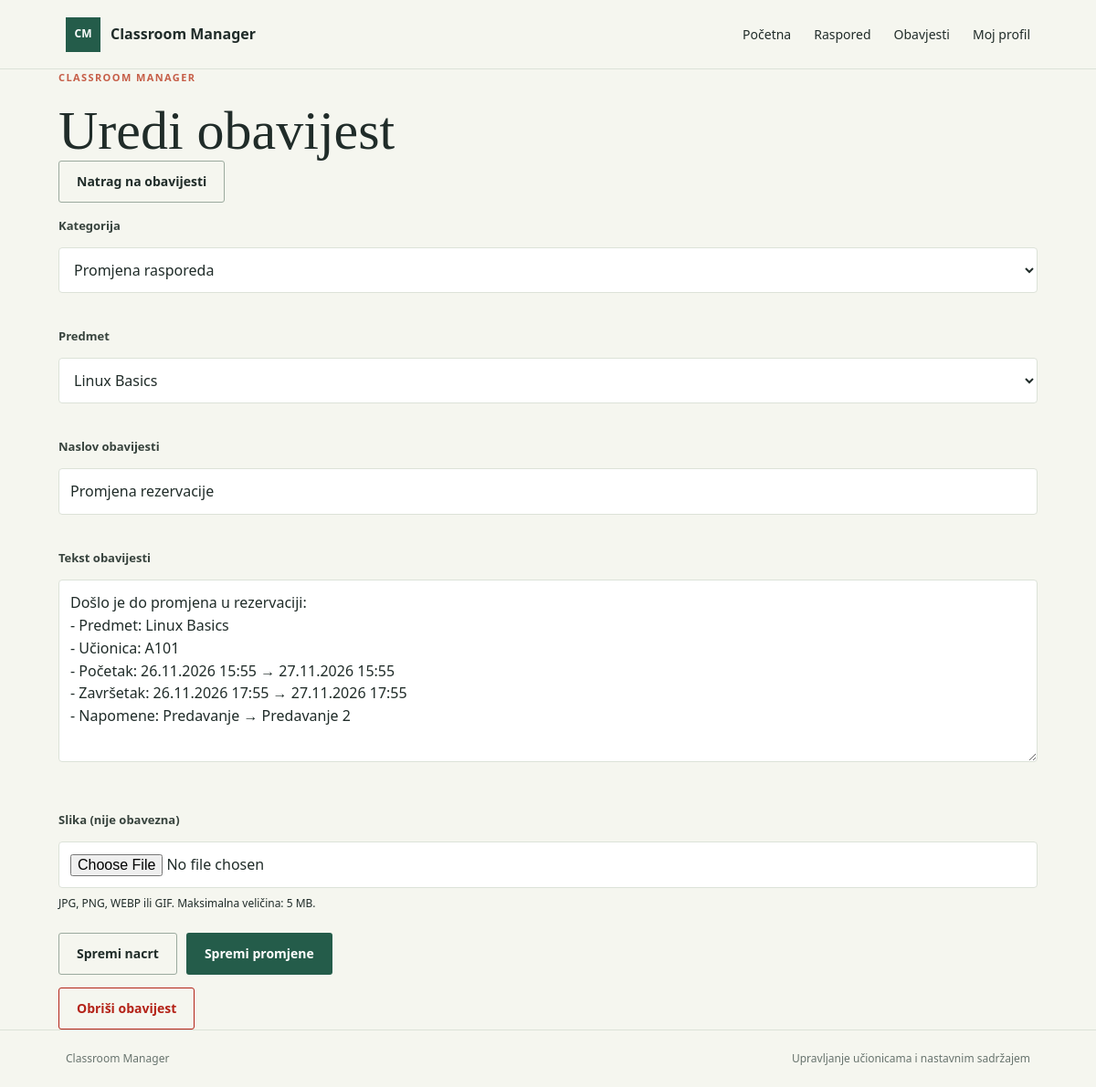
The app's page /edit_post.php?id=38 (signed in) with its own data.
### tables this page shows
CREATE TABLE `notifications` (
  `id` int(11) NOT NULL,
  `subject_id` int(11) DEFAULT NULL,
  `professor_id` int(11) NOT NULL,
  `title` varchar(255) NOT NULL,
  `message` text NOT NULL,
  `created_at` timestamp NOT NULL DEFAULT current_timestamp(),
  `image` varchar(255) DEFAULT NULL,
  `category_id` int(11) NOT NULL,
  `is_draft` tinyint(1) NOT NULL DEFAULT 0
);

CREATE TABLE `categories` (
  `id` int(11) NOT NULL,
  `name` varchar(100) NOT NULL
);

CREATE TABLE `subjects` (
  `id` int(11) NOT NULL,
  `name` varchar(150) NOT NULL
);

### edit_post.php (called while the page is built, shortened)
<?php
require_once __DIR__ . '/config.php';
require_once __DIR__ . '/functions.php';
$notificationId = filter_var(
    $_POST['notification_id'] ?? $_GET['id'] ?? null,
    FILTER_VALIDATE_INT
);
$findNotification = db()->prepare(
    'SELECT id, subject_id, professor_id, category_id, title, message, image, is_draft '
    . 'FROM notifications WHERE id = :id LIMIT 1'
);
$findNotification->execute(['id' => $notificationId]);
$notification = $findNotification->fetch(PDO::FETCH_ASSOC);
$categories = db()->query('SELECT id, name FROM categories ORDER BY name')->fetchAll(PDO::FETCH_ASSOC);
$subjectsQuery = db()->prepare(
    'SELECT s.id, s.name FROM subjects s '
    . 'INNER JOIN user_subjects us ON us.subject_id = s.id '
    . 'WHERE us.user_id = :user_id ORDER BY s.name'
);
$subjectsQuery->execute(['user_id' => $notification['professor_id']]);
$subjects = $subjectsQuery->fetchAll(PDO::FETCH_ASSOC);
$title = (string) ($_POST['title'] ?? $notification['title']);
$message = (string) ($_POST['message'] ?? $notification['message']);
$categoryId = (int) ($_POST['category_id'] ?? $notification['category_id']);
$subjectId = (int) ($_POST['subject_id'] ?? $notification['subject_id'] ?? 0);
require __DIR__ . '/header.php';
$formHeading = 'Uredi obavijest';
$formAction = 'edit_post.php?id=' . (int) $notificationId;
$formSubmitLabel = (int) $notification['is_draft'] === 1 ? 'Objavi' : 'Spremi promjene';
$formTitle = $title;
$formMessage = $message;
$formCategoryId = $categoryId;
$formSubjectId = $subjectId;
$formImage = $notification['image'];
$formNotificationId = (int) $notificationId;
require __DIR__ . '/post_form.php';
require __DIR__ . '/footer.php';

### functions.php (called while the page is built, shortened)
<?php
function e(string|int|null $value): string
{
    return htmlspecialchars((string) $value, ENT_QUOTES | ENT_SUBSTITUTE, 'UTF-8');
}

### config.php (called while the page is built, shortened)
<?php
function db(): PDO
{
    static $pdo;
    if ($pdo instanceof PDO) {
        return $pdo;
    }
    $host = getenv('DB_HOST') ?: '127.0.0.1';
    $name = getenv('DB_NAME') ?: 'classroommanager';
    $user = getenv('DB_USER') ?: 'root';
    $password = getenv('DB_PASS');
    $password = $password === false ? '' : $password;
    $pdo = new PDO(
        "mysql:host={$host};dbname={$name};charset=utf8mb4",
        $user,
        $password,
        [
            PDO::ATTR_ERRMODE => PDO::ERRMODE_EXCEPTION,
            PDO::ATTR_DEFAULT_FETCH_MODE => PDO::FETCH_ASSOC,
            PDO::ATTR_EMULATE_PREPARES => false,
        ]
    );
    return $pdo;
}

### post_form.php (the view, shortened to what this page needs)
<main class="page-shell create-post-page">
    <div class="notifications-heading">
        <div>
            <p class="eyebrow">CLASSROOM MANAGER</p>
            <h1><?= e($formHeading) ?></h1>
        </div>
        <a href="notifications.php" class="button button-secondary">Natrag na obavijesti</a>
    </div>
    <section class="notification-card">
        <form method="post" action="<?= e($formAction) ?>" enctype="multipart/form-data">
            <div class="form-group">
                <label for="category_id">Kategorija</label>
                <select name="category_id" id="category_id" required>
                    <?php foreach ($categories as $category): ?>
                        <option value="<?= (int) $category['id'] ?>" <?= (int) $formCategoryId === (int) $category['id'] ? 'selected' : '' ?>>
                            <?= e($category['name']) ?>
                        </option>
                    <?php endforeach; ?>
                </select>
            </div>
            <div class="form-group" id="subjectGroup">
                <label for="subject_id">Predmet</label>
                <select name="subject_id" id="subject_id">
                    <?php foreach ($subjects as $subject): ?>
                        <option value="<?= (int) $subject['id'] ?>" <?= (int) $formSubjectId === (int) $subject['id'] ? 'selected' : '' ?>>
                            <?= e($subject['name']) ?>
                        </option>
                    <?php endforeach; ?>
                </select>
            </div>
            <div class="form-group">
                <label for="title">Naslov obavijesti</label>
                <input type="text" name="title" id="title" maxlength="255" value="<?= e($formTitle) ?>" required>
            </div>
            <div class="form-group">
                <label id="message-label" for="message-editor">Tekst obavijesti</label>
                <textarea name="message" id="message" rows="7" required><?= e($formMessage) ?></textarea>
            </div>
            <div class="form-group">
                <label for="image"><?= $formImage ? 'Zamijeni sliku' : 'Slika' ?> (nije obavezna)</label>
                <input type="file" name="image" id="image" accept="image/jpeg,image/png,image/webp,image/gif">
                <small class="muted">JPG, PNG, WEBP ili GIF. Maksimalna veličina: 5 MB.</small>
            </div>
            <div class="post-form-actions">
                <button type="submit" name="post_action" value="draft" class="button button-secondary" formnovalidate>
                    Spremi nacrt
                </button>
                <button type="submit" name="post_action" value="publish" class="button button-primary">
                    <?= e($formSubmitLabel) ?>
                </button>
            </div>
        </form>
        <?php if ($formNotificationId !== null): ?>
            <form
                class="post-delete-form"
                method="post"
                action="<?= e($formAction) ?>"
                onsubmit="return confirm('Jeste li sigurni da želite obrisati ovu obavijest?');"
            >
                <button class="button button-danger" type="submit" name="action" value="delete">
                    Obriši obavijest
                </button>
            </form>
        <?php endif; ?>
    </section>
</main>

### assets/style.css (style rules this page uses)
:root { color-scheme: light; --ink: #202c29; --muted: #68746e; --paper: #f5f6ef; --surface: #ffffff; --line: #dce2d8; --green: #245c4a; --green-dark: #193f34; --lime: #dce98a; --coral: #c65e48; --danger-bg: #fff0ec; --success-bg: #edf6e9; }
* { box-sizing: border-box; }
body { margin: 0; min-height: 100vh; display: flex; flex-direction: column; background: var(--paper); color: var(--ink); font-family: "Trebuchet MS", "Segoe UI", sans-serif; font-size: 16px; line-height: 1.55; }
a { color: var(--green); }
.page-shell { width: min(1120px, calc(100% - 48px)); margin: 0 auto; flex: 1; }
.eyebrow { margin: 0 0 18px; color: var(--coral); font-size: 11px; font-weight: 700; letter-spacing: 1.4px; }
h1, h2 { margin: 0; font-family: Georgia, "Times New Roman", serif; font-weight: 400; letter-spacing: 0; }
h1 { font-size: clamp(42px, 5vw, 64px); line-height: 1.08; }
.button { min-height: 46px; display: inline-flex; align-items: center; justify-content: center; padding: 11px 19px; border: 1px solid transparent; border-radius: 3px; cursor: pointer; font: inherit; font-size: 14px; font-weight: 700; text-decoration: none; transition: background-color 140ms ease, color 140ms ease, border-color 140ms ease; }
.button-primary { background: var(--green); color: #fff; }
.button-secondary { border-color: #9baa9e; background: transparent; color: var(--ink); }
label { display: block; margin: 15px 0 6px; color: #37433d; font-size: 13px; font-weight: 700; }
input { width: 100%; min-height: 44px; padding: 10px 12px; border: 1px solid #cbd4cb; border-radius: 2px; background: #fff; color: var(--ink); font: inherit; }
.button-danger { border-color: #b42318; background: transparent; color: #b42318; }

### assets/create_post.css (style rules this page uses)
.create-post-page .form-group { display: flex; flex-direction: column; gap: 8px; margin-bottom: 22px; }
.create-post-page input, .create-post-page select, .create-post-page textarea { width: 100%; padding: 12px; border: 1px solid var(--line); border-radius: 4px; background: var(--surface); color: var(--ink); font: inherit; }
.create-post-page textarea { resize: vertical; }
.post-form-actions { display: flex; flex-wrap: wrap; gap: 10px; margin-top: 18px; }
.post-delete-form { margin-top: 14px; }
.button-danger { border-color: #b42318; background: transparent; color: #b42318; }
.create-post-page .form-group small { font-size: 12px; }

### records on screen
notifications: category_id "Promjena rasporeda", subject_id "Linux Basics", title "Promjena rezervacije", message "Došlo je do promjena u rezervaciji: - Predmet: Linux Basics - Učionica: A101 - Početak: 26.11.2026 15:55 → 27.11.2026 15:55 - Završetak: 26.11.2026 17:55 → 27.11.2026 17:55 - Napomene: Predavanje → Predavanje 2", is_draft "Spremi promjene"

### other values on screen
$formHeading "Uredi obavijest"
